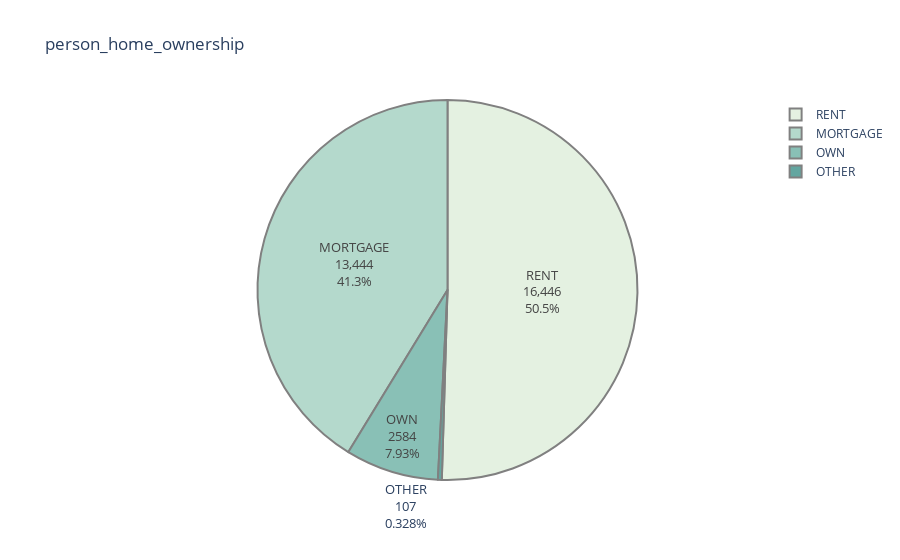

Source (notebook cell):
### Markdown cell above
**Visualization of Home Ownership Distribution**

### Code cell
level_counts=data.person_home_ownership.value_counts()
fig=px.pie(values=level_counts.values,
          names=level_counts.index,
          color_discrete_sequence=px.colors.sequential.Mint,
          title= 'person_home_ownership'
          )
fig.update_traces(textinfo='label+percent+value', textfont_size=13,
                  marker=dict(line=dict(color='#102000', width=0.2)))

fig.data[0].marker.line.width = 2
fig.data[0].marker.line.color='gray'
fig.show()

### Figure 1 — Plotly figure (JSON) as saved in the notebook; plotly's stock layout.template omitted (floating-point values rounded to 4 significant figures)
{"data": [{"domain": {"x": [0, 1], "y": [0, 1]}, "hovertemplate": "label=%{label}<br>value=%{value}<extra></extra>", "labels": ["RENT", "MORTGAGE", "OWN", "OTHER"], "legendgroup": "", "marker": {"line": {"color": "gray", "width": 2}}, "name": "", "showlegend": true, "textfont": {"size": 13}, "textinfo": "label+percent+value", "type": "pie", "values": [16446, 13444, 2584, 107]}], "layout": {"legend": {"tracegroupgap": 0}, "piecolorway": ["rgb(228, 241, 225)", "rgb(180, 217, 204)", "rgb(137, 192, 182)", "rgb(99, 166, 160)", "rgb(68, 140, 138)", "rgb(40, 114, 116)", "rgb(13, 88, 95)"], "title": {"text": "person_home_ownership"}}}
